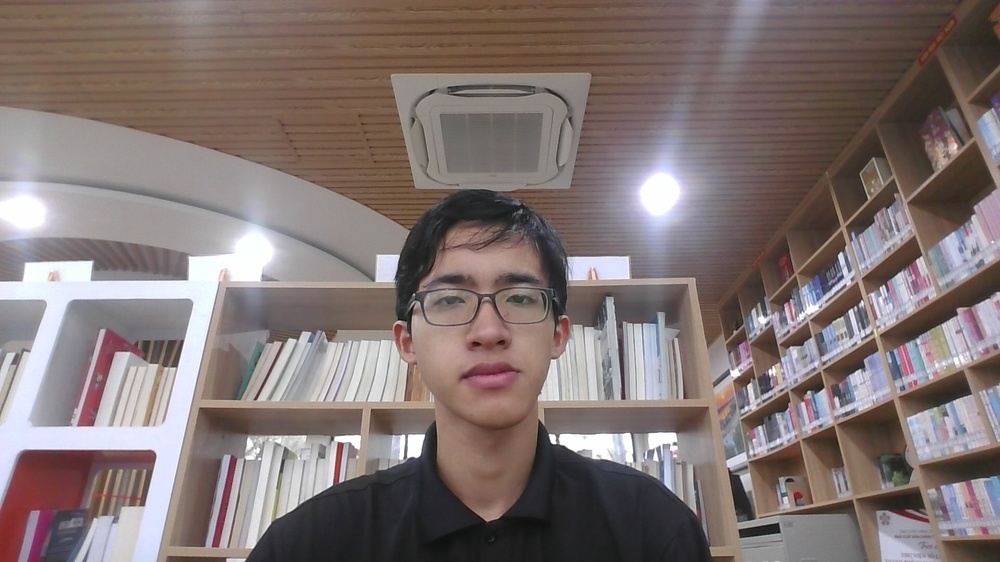
#> input picture Testing_site/Lessons/Other/data/1VLT.jpg, 1000 x 562 px, shrunk from 1920 x 1080 before the run
$ jupyter execute Filter.ipynb
#> lines starting #> are read from the running program, lines starting #| are printed output that depends on the picture; after the words box and inside, x2 and y2 are one past the last pixel; in counts of white or black regions, pixels touching at a corner belong together; long printed decimals are rounded
[cell 1]
import os
import numpy as np
import matplotlib.pyplot as plt
import matplotlib.image as mpimg
from scipy.ndimage import uniform_filter # to use sliding window

[cell 2]
path1 = os.path.join('data/1VLT.jpg')
path0 = os.path.join('data/0VLT.jpg')
img1 = plt.imread(path1)
#> img1 is the input picture: shape (562, 1000, 3); mean R, G, B 129.2, 116.2, 114.4
img0 = plt.imread(path0)
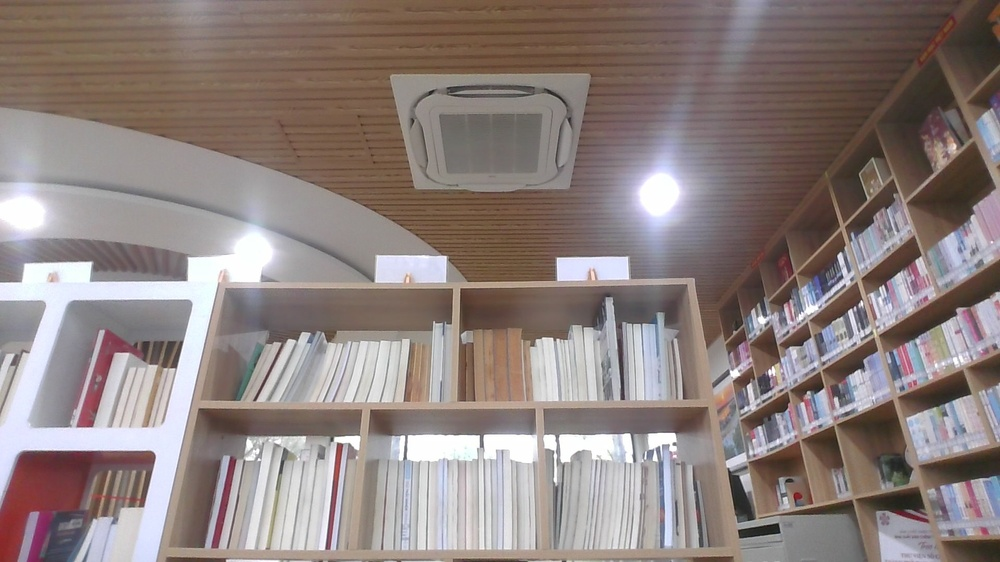
#> input picture Testing_site/Lessons/Other/data/0VLT.jpg, 1000 x 562 px, shrunk from 1920 x 1080 before the run
#> img0 is the input picture: shape (562, 1000, 3); mean R, G, B 141.6, 129, 126.2

H, W, C = img1.shape
#> H = 562; W = 1000; C = 3
window_size = 200

diff = np.abs(img1 - img0)
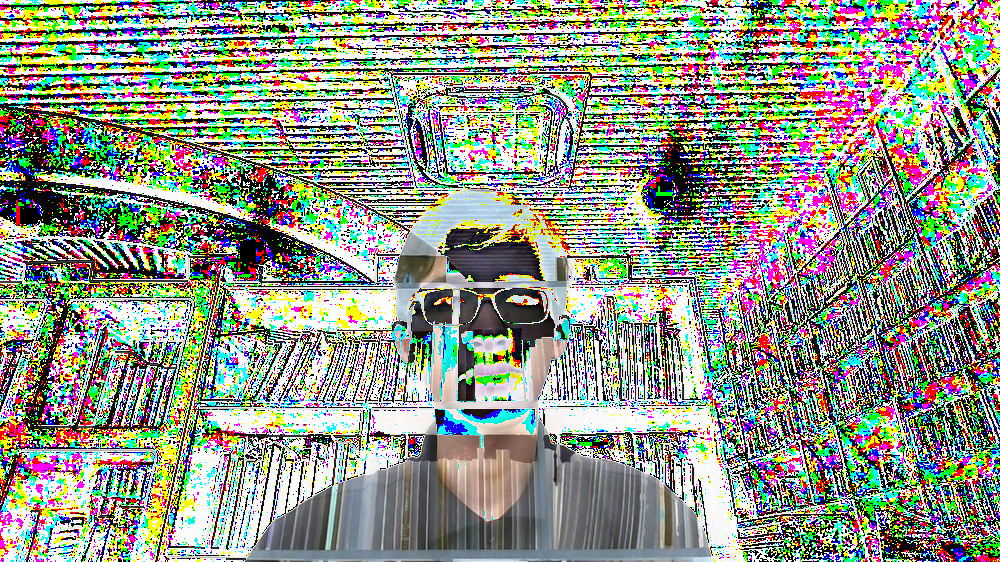
#> diff: shape (562, 1000, 3); mean R, G, B 145, 150.4, 135.7
squared_diff = diff ** 2
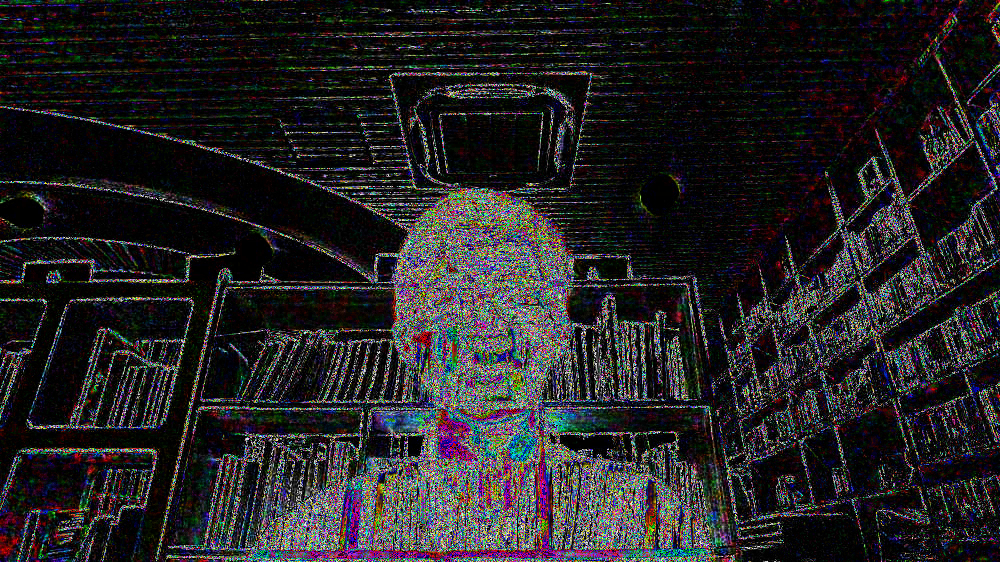
#> squared_diff: shape (562, 1000, 3); mean R, G, B 37.1, 35.4, 37.2
squared_sum = np.sum(squared_diff, axis = -1)
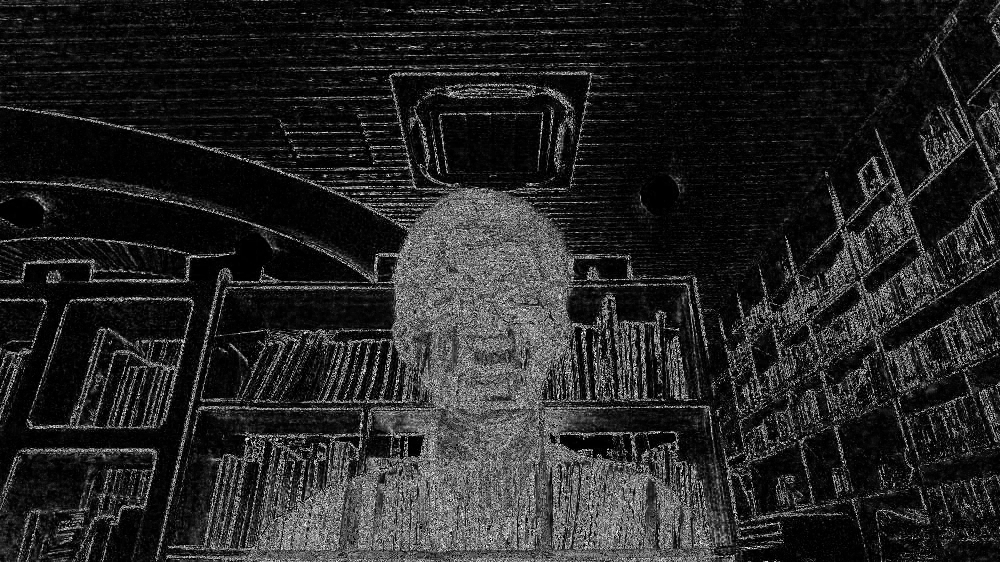
#> squared_sum: shape (562, 1000) uint64; min 0, max 747, mean 109.7; drawn with min black and max white

wd = uniform_filter(squared_sum, size = window_size) # hay, sliding window doan nay
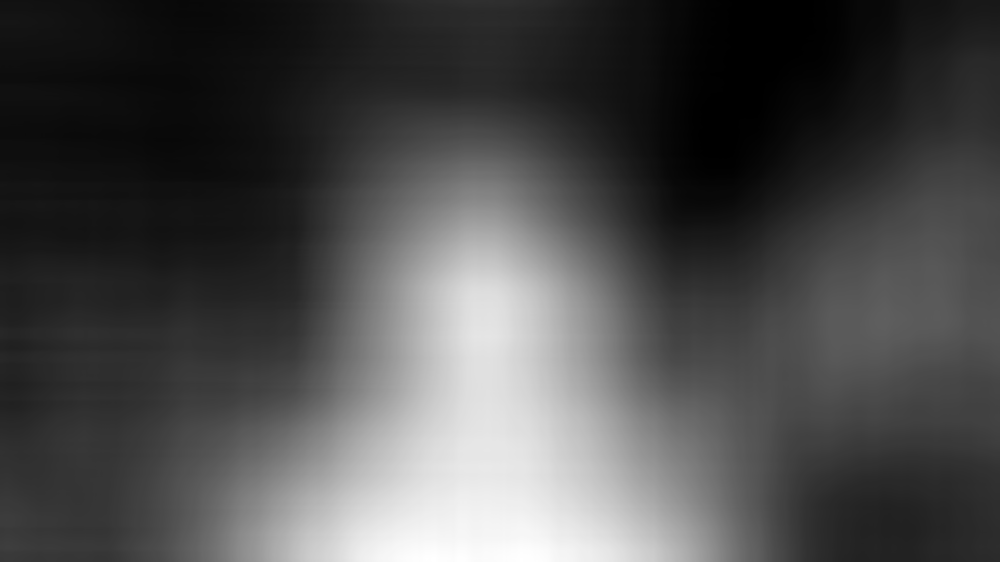
#> wd: shape (562, 1000) uint64; min 24, max 310, mean 108.5; drawn with min black and max white
sum_euclid_distances = np.sqrt(wd)
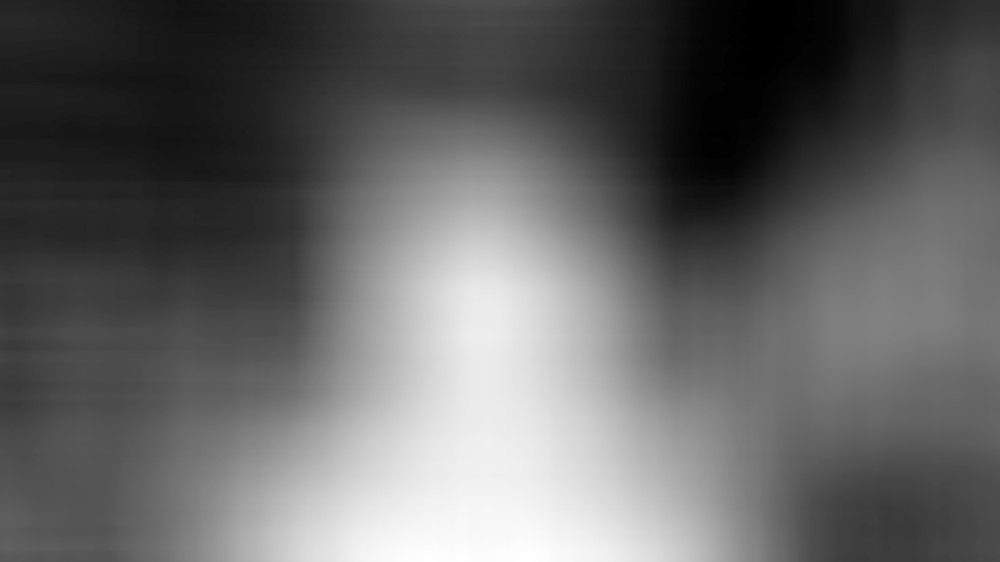
#> sum_euclid_distances: shape (562, 1000) float64; min 4.9, max 17.61, mean 9.89; drawn with min black and max white
# also phai dung numpy vi numpy no sieu optimized roi, chu neu dung for loop thi chay cuc cham


sum_euclid_distances = sum_euclid_distances.reshape((H, W, -1))
print(sum_euclid_distances.max())
#| 17.607
mask = np.any(sum_euclid_distances > 13, axis = -1) # axis = -1 is very different to no axis. no axis = consider an entire array, axis = -1 consider the last dimension and
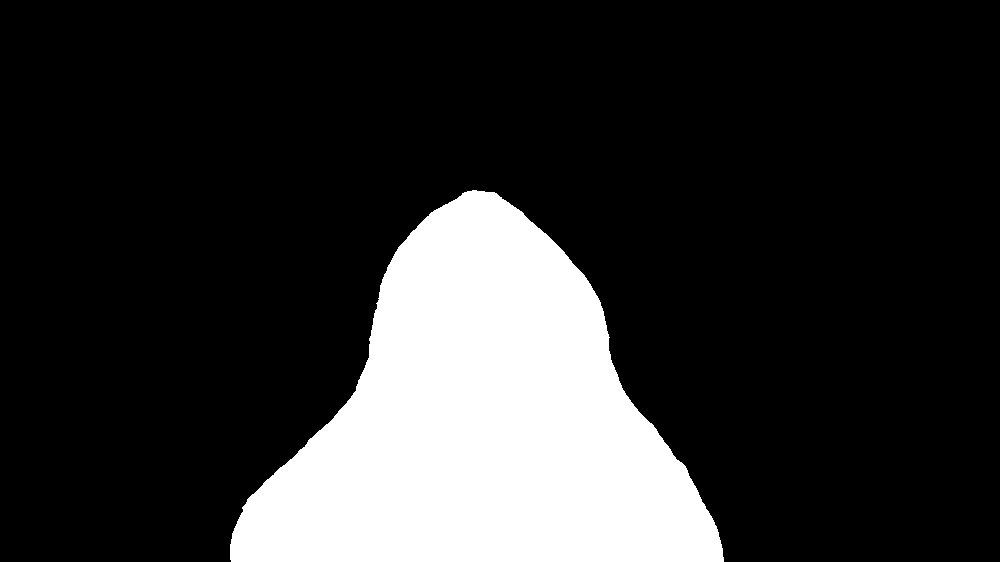
#> mask: shape (562, 1000) bool; 19.1% white; 1 white region, box (x1, y1, x2, y2) and area: (230, 190, 724, 562) 107343
#vd shape (H, W, 3) axis = -1 thi consider (H, W), con (H, W, 3) xong axis = -2 thi check (H, 3)
# consider np.all hoac np.any
# remember ko ghi axis = ?? thi no consider all chieu`, co ghi chieu nao thi no consider moi chieu do va lam mat cac chieu do
img3 = img1.copy()
fig, ax = plt.subplots(ncols = 3, figsize = (15, 5), sharex = True, sharey = True)

ax[0].imshow(img3)
ax[0].axis('off')
ax[0].set(title = 'Before removing')

img3[mask] = np.array([0, 0, 255])
ax[1].imshow(img3)
ax[1].set(title = 'Area Detection')
ax[1].axis('off')

img3[mask] = img0[mask]
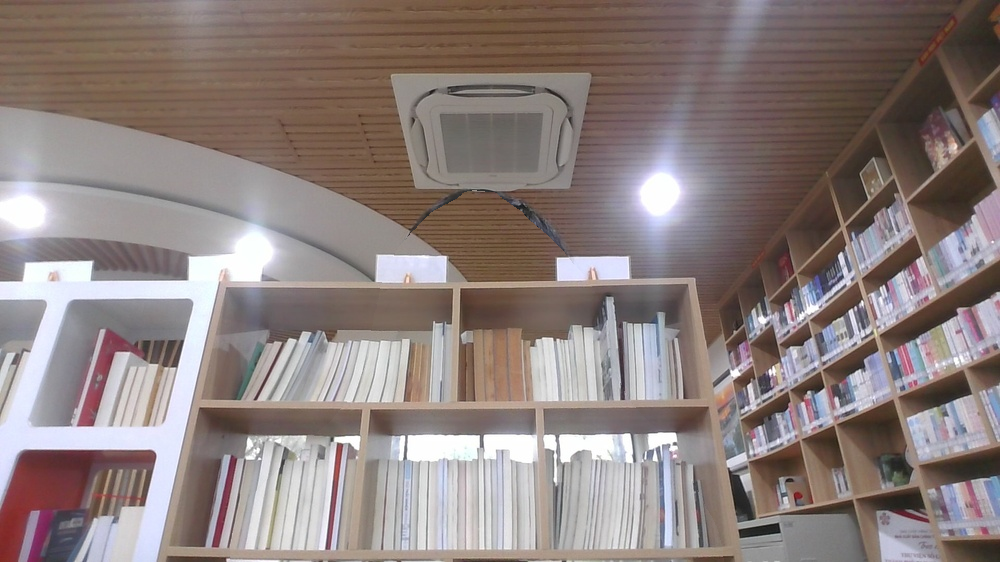
#> img3: shape (562, 1000, 3); mean R, G, B 140.6, 127.9, 125.6
ax[2].imshow(img3)
ax[2].set(title = 'After removing')
ax[2].axis('off')
